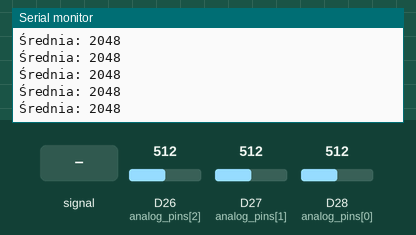
This sketch was run on a simulated Arduino Due. On the bench: the last lines printed to the serial monitor. Inputs (shaded band) come from the test bench; at power-on: D26 (analog_pins[2]) = 512, D27 (analog_pins[1]) = 512, D28 (analog_pins[0]) = 512 (analog values on the 0–1023 scale).

Above: at 1.2 s.
1.3 s: D26 (analog_pins[2]) fed a 200 Hz sine of ±81 counts around its level
2.8 s: D26 (analog_pins[2]) set to 716
At 3.07 s:
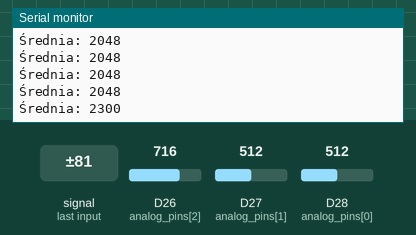
4.3 s: D27 (analog_pins[1]) set to 716
At 4.36 s:
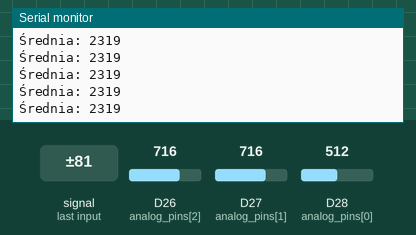
5.8 s: D28 (analog_pins[0]) set to 716
At 5.86 s:
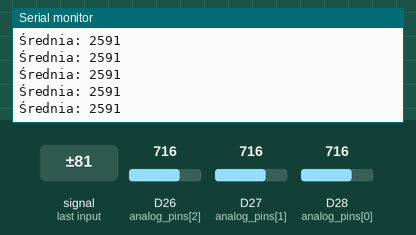
7.3 s: D26 (analog_pins[2]) set to 900
At 7.37 s:
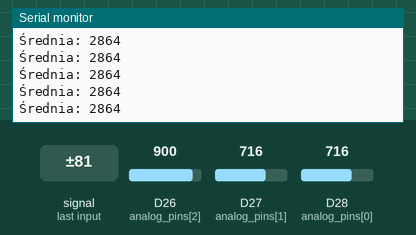
8.8 s: D27 (analog_pins[1]) set to 900
At 8.87 s:
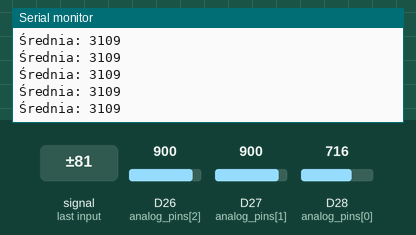
Timing chart, 0 to 11.3 s (numbered marks = the images above; inputs shaded):
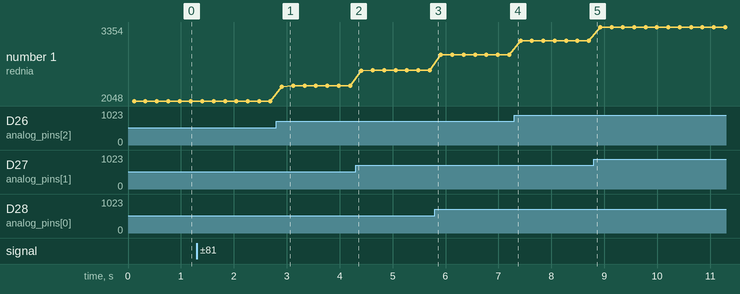

Measured:
- after the input at 2.8 s, the serial monitor: prints a new line after 0.11 s (image 1)
- plotted number 1: 2048 → 2319 after the input at 2.8 s, 2319 → 2591 after the input at 4.3 s, 2591 → 2864 after the input at 5.8 s, 2864 → 3109 after the input at 7.3 s, 3109 → 3354 after the input at 8.8 s

The sketch:

round_robin.ino
```cpp
/*
  Przykład sekwecyjnego odczytu danych z pinów analogowych.
Przy pomocy statycznej tablicy.
*/

#include <Arduino.h>

#define BUFFER_SIZE 1024

// piny analogowe
const uint8_t analog_pins[]={28,27,26};

uint16_t buffer[BUFFER_SIZE];


uint32_t srednia(uint16_t tab[])
{
  uint32_t out=0;

  for(uint16_t i=0;i<BUFFER_SIZE;++i)
  {
    out+=tab[i];
  }

  out/=BUFFER_SIZE;

  return out;

}


void setup() {
  // put your setup code here, to run once:
  Serial.begin();

  // używam const uint8_t& bo tak jest szybciej
  // iteruje po wszystkich elementach tablicy analog_pins
  for(const uint8_t& a : analog_pins)
  {
    pinMode(a,INPUT);
  }

  analogReadResolution(12);

}

void loop() {
  // put your main code here, to run repeatedly:

  uint8_t d=0;

  for(uint16_t i=0;i<BUFFER_SIZE;++i)
  {

    buffer[i]=analogRead(analog_pins[d]);

    ++d;

    // pinów analogowych mamy tylko trzy
    if(d==3)
    {
      d=0;
    }
  }

  Serial.print("Średnia: ");
  Serial.println(srednia(buffer));


  //czekaj 100 ms
  delay(100);
}
```
